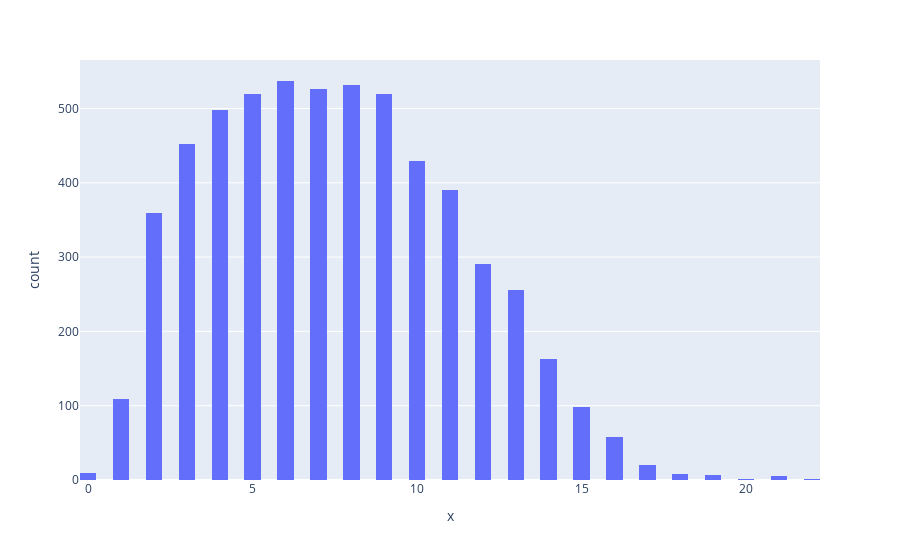

The cell this chart's notebook holds for it:
### Code cell
fig = px.histogram(x = tweets_length, nbins = 50)
fig.show()

### Figure 1 — Plotly figure (JSON) as saved in the notebook; plotly's stock layout.template omitted (floating-point values rounded to 4 significant figures; data arrays with more than 128 entries replaced by an {"elided": "..."} marker saying what was removed)
{"data": [{"alignmentgroup": "True", "bingroup": "x", "hovertemplate": "x=%{x}<br>count=%{y}<extra></extra>", "legendgroup": "", "marker": {"color": "#636efa", "pattern": {"shape": ""}}, "name": "", "nbinsx": 50, "offsetgroup": "", "orientation": "v", "showlegend": false, "type": "histogram", "x": {"elided": "5791 int values"}, "xaxis": "x", "yaxis": "y"}], "layout": {"barmode": "relative", "legend": {"tracegroupgap": 0}, "margin": {"t": 60}, "xaxis": {"anchor": "y", "domain": [0, 1], "title": {"text": "x"}}, "yaxis": {"anchor": "x", "domain": [0, 1], "title": {"text": "count"}}}}
